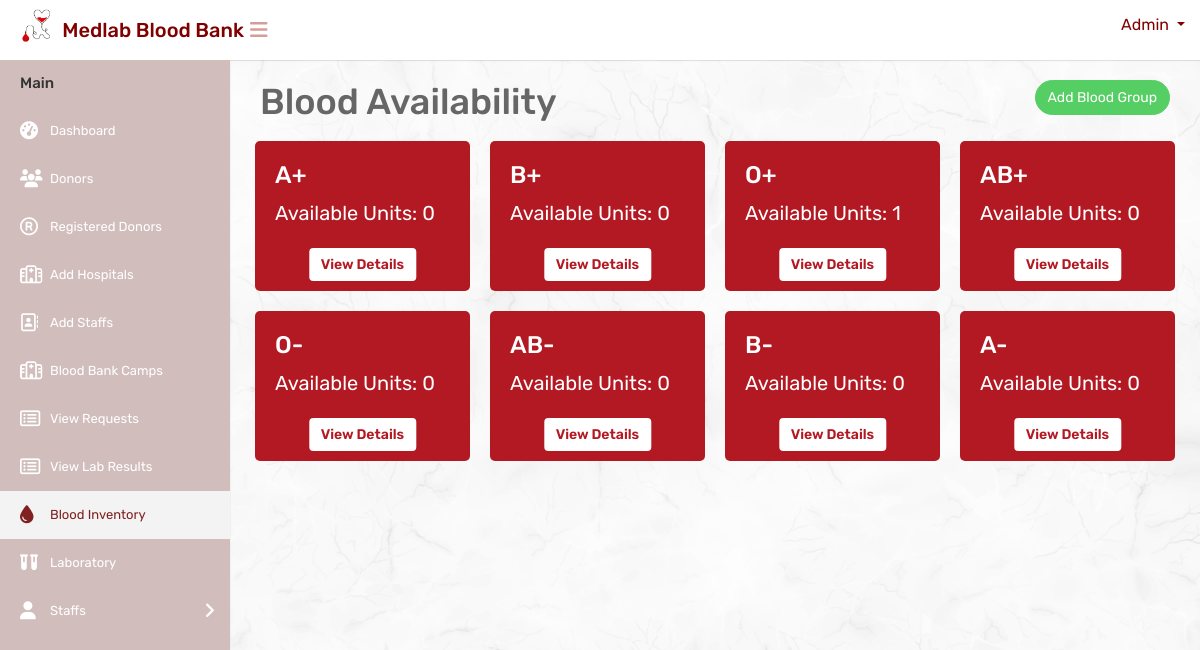
Screenshot of /bloodinventory/ with the database file from the repository.
### website/models.py (models this page shows)
class BloodType(models.Model):
    blood_type = models.CharField(max_length=10, unique=True)
    def __str__(self):
        return self.blood_type

### website/views.py (the view)
# urls.py: path('bloodinventory/', blood_inventory, name='blood_inventory'),
def blood_inventory(request):
    blood_types = BloodType.objects.all()
    blood_data = []
    for blood_type in blood_types:
        try:
            blood_inventory = BloodInventory.objects.get(blood_type=blood_type)
            available_units = blood_inventory.quantity // 450
            blood_data.append({'blood_type': blood_type.blood_type, 'available_units': available_units})
        except BloodInventory.DoesNotExist:
            blood_data.append({'blood_type': blood_type.blood_type, 'available_units': 0})
    print("Blood Types:", blood_types)
    print("Blood Data:", blood_data)
    context = {'blood_data': blood_data}
    return render(request, 'mainuser/bloodinventory.html', context)

### templates/mainuser/bloodinventory.html (shortened to what this page needs)
{% load static %}
<html lang="en">
<head>
    <link rel="stylesheet" type="text/css" href="{% static 'mainuser/css/bootstrap.min.css' %}">
    <link rel="stylesheet" type="text/css" href="{% static 'mainuser/css/font-awesome.min.css' %}">
    <link rel="stylesheet" type="text/css" href="{% static 'mainuser/css/style.css' %}">
</head>
<body>
    <div class="main-wrapper">
        <div class="header" style="background-color:white;height:60px;">
			<div class="header-left">
				<a href="{% url 'adminindex' %}" class="logo" style="color: black;">
					<img src="{% static 'mainuser/img/logocopy.png' %}" width="75" height="40" alt="" style="margin-left:15px"> <span style="color: maroon;font-size: 20px;margin-top:10px; margin-left:-10px;white-space: nowrap;">Medlab Blood Bank</span>
				</a>
			</div>
			<a id="toggle_btn" href="javascript:void(0);" style="color:#d69c98;margin-top:20px;margin-left:10px;"><i class="fa fa-bars"></i></a>
            <ul class="nav user-menu float-right">
                <li class="nav-item dropdown has-arrow">
                    <a href="#" class="dropdown-toggle nav-link user-link" data-toggle="dropdown"style="color:maroon">
						<span style="color:maroon;">Admin</span>
                    </a>
                </li>
            </ul>
        </div>
        <div class="sidebar" id="sidebar">
            <div class="sidebar-inner slimscroll">
                <div id="sidebar-menu" class="sidebar-menu">
                    <ul>
                        <li class="menu-title">Main</li>
                        <li>
                            <a href="{% url 'adminindex' %}"><i class="fa fa-dashboard"></i> <span>Dashboard</span></a>
                        </li>
						<li>
                            <a href="{% url 'donors' %}"><i class="fa fa-users"></i> <span>Donors</span></a>
                        </li>
                        <li>
                            <a href="{% url 'registereddonortable' %}"><i class="fa fa-registered"></i> <span>Registered Donors</span></a>
                        </li>
                        <li>
                            <a href="{% url 'registeredhospitaltable' %}"><i class="fa fa-hospital-o"></i> <span>Add Hospitals</span></a>
                        </li>
                        <li>
                            <a href="{% url 'registeredstafftable' %}"><i class="fa fa-address-book-o"></i> <span>Add Staffs</span></a>
                        </li>
                        <li>
                            <a href="{% url 'departments' %}"><i class="fa fa-hospital-o"></i> <span>Blood Bank Camps</span></a>
                        </li>
                        <li>
                            <a href="{% url 'blood_request_list' %}"><i class="fa fa-list-alt"></i> <span>View Requests</span></a>
                        </li>
						<li>
                            <a href="{% url 'view_uploaded_files' %}"><i class="fa fa-list-alt"></i> <span>View Lab Results</span></a>
                        </li>
                        <li class="active">
                            <a href="{% url 'blood_inventory' %}"><i class="fa fa-tint"></i> <span>Blood Inventory</span></a>
                        </li>
                        <li>
                            <a href="{% url 'laboratory' %}"><i class="fa-solid fa-vials"></i><span>Laboratory</span></a>
                        </li>
						<li class="submenu">
							<a href="#"><i class="fa fa-user"></i> <span>Staffs </span> <span class="menu-arrow"></span></a>
						</li>
                    </ul>
                </div>
            </div>
        </div>
        <div class="page-wrapper">
            <div class="content">
                <button id="addBloodGroupBtn" class="btn btn btn-success btn-rounded float-right" onclick="location.href='{% url 'addnewgroup' %}'">Add Blood Group</button>
                <h1>Blood Availability</h1>
                <div class="row">
                    {% for data in blood_data %}
                        <div class="blood-group-box">
                            <h3>{{ data.blood_type }}</h3>
                            <p>Available Units: {{ data.available_units }}</p>
                            <button class="btn btn-primary" {% if data.blood_type %} onclick="location.href='{% url 'view_detailed_details' data.blood_type %}'" {% endif %}>
                                View Details
                            </button>
                        </div>
                    {% endfor %}
                </div>
            </div>
        </div>
    </div>
</body>
</html>

### rows the page displays
BloodType: blood_type "A+"
BloodType: blood_type "B+"
BloodType: blood_type "O+"
BloodType: blood_type "AB+"
BloodType: blood_type "O-"
BloodType: blood_type "AB-"
BloodType: blood_type "B-"
BloodType: blood_type "A-"

### other values shown
{{ data.available_units }} "0" "0" "1" "0" "0" "0" "0" "0"
